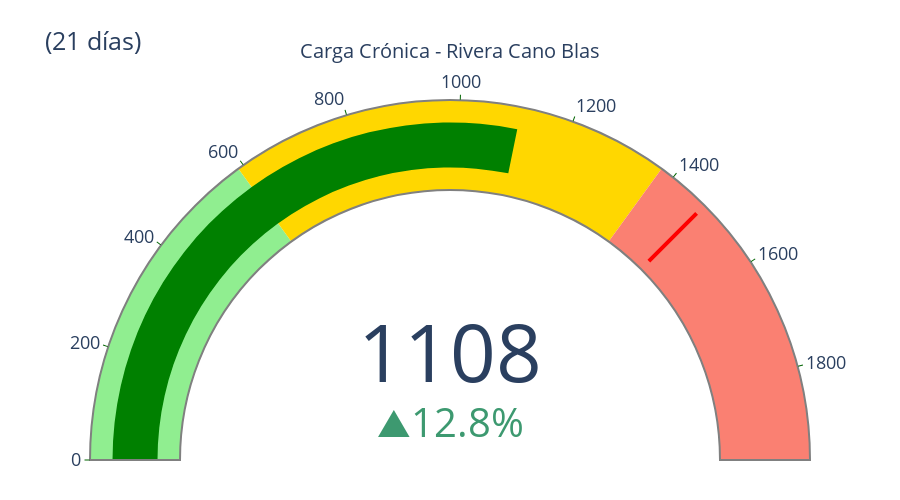

Write notebook code for a chart like this one.
### Code cell
# Probar la función
jugador_seleccionado = "Rivera Cano Blas"
fig_cronica, datos_jugador, valor_carga_cronica = crear_gauge_carga_cronica(df, jugador_seleccionado)

# Mostrar el gráfico
fig_cronica.show()

# Imprimir el valor de carga crónica
print(f"Carga crónica de {jugador_seleccionado}: {valor_carga_cronica:.2f}")

### Figure 1 — Plotly figure (JSON) as saved in the notebook; plotly's stock layout.template omitted (floating-point values rounded to 4 significant figures)
{"data": [{"delta": {"reference": 982.2, "relative": true, "valueformat": ".1%"}, "gauge": {"axis": {"range": [0, 1964.0], "tickcolor": "darkgreen", "tickwidth": 1}, "bar": {"color": "green"}, "bgcolor": "white", "bordercolor": "gray", "borderwidth": 2, "steps": [{"color": "lightgreen", "range": [0, 589.3]}, {"color": "gold", "range": [589.3, 1375.0]}, {"color": "salmon", "range": [1375.0, 1964.0]}], "threshold": {"line": {"color": "red", "width": 4}, "thickness": 0.75, "value": 1473.0}}, "mode": "gauge+number+delta", "title": {"text": "Carga Crónica - Rivera Cano Blas"}, "type": "indicator", "value": 1108.0}], "layout": {"font": {"size": 18}, "height": 500, "margin": {"b": 40, "l": 40, "r": 40, "t": 100}, "title": {"text": "(21 días)"}}}
